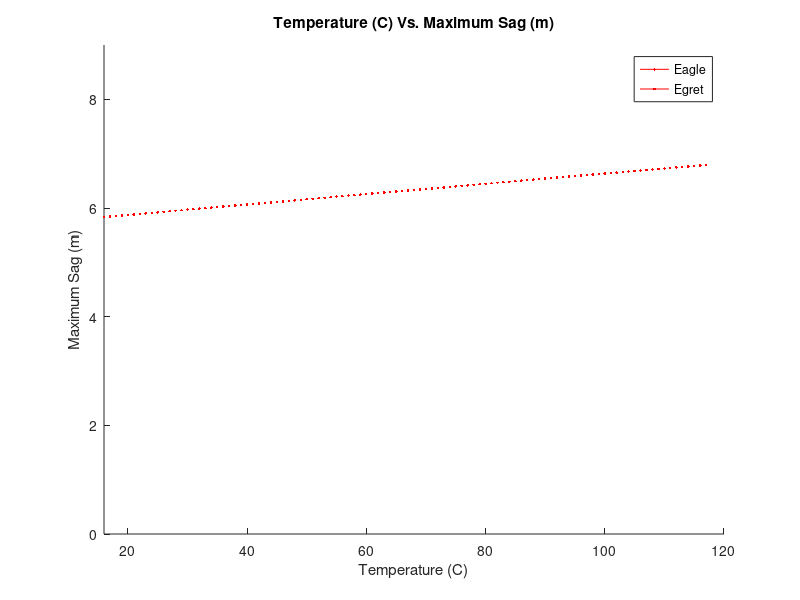

Write the MATLAB code that produced this figure.
%% Maximum Sag of The Eagle

%% Variables (Eagle)
A=0.0003478; %cross sectional area of the wire in metres squared (m^2)
w= 1.296; %small wire mass per unit length of the bare wire, in kg/m
W=13.93; %maximum mass per unit length of the bare wire, in kg/m
s=290; %span in metres
Ho=(120*1000)*(0.2);%initial tension
alpha= 5e-6;%the thermal coefficient
E=8e10; %elastic modulus in Pa
To=15; %initial temp in C
T=117; %final temp in C
%% Solving for Horizontal Tension (H) (Eagle)
for T=To:1:T
for w=w:1:13.93
a = (1 + (w^2)*(s^2)/(24*Ho^2))*(1 + alpha*(T-To))*(1/(E*A));
b = (1 + (w^2)*(s^2)/(24*Ho^2))*(1 + alpha*(T-To))*(1-(Ho/(E*A)))-1;
c = ((w^2)*(s^2))/24;
d = [a, b, 0, -c];
H= min(roots(d));
%% Solving for the Length of the Cable at Horizontal Tension (H) (Eagle)
L= (1+(alpha*(T-To)))*(s+((w^2)*(s^3)/(24*(Ho^2))))*(1+((H-Ho)./(E*A)));

%% Solving for and Plotting Maximum Sag (Eagle)
D=sqrt(((3*s)*(L-s))/8);
hold on
plot(T,D,'r')

%% Setting up the Aesthetics of the Plot
xlabel('Temperature (C)')
ylabel('Maximum Sag (m)')
title('Temperature (C) Vs. Maximum Sag (m)')
axis([16 120 0 9])
legend('Eagle','Egret') 
end
end